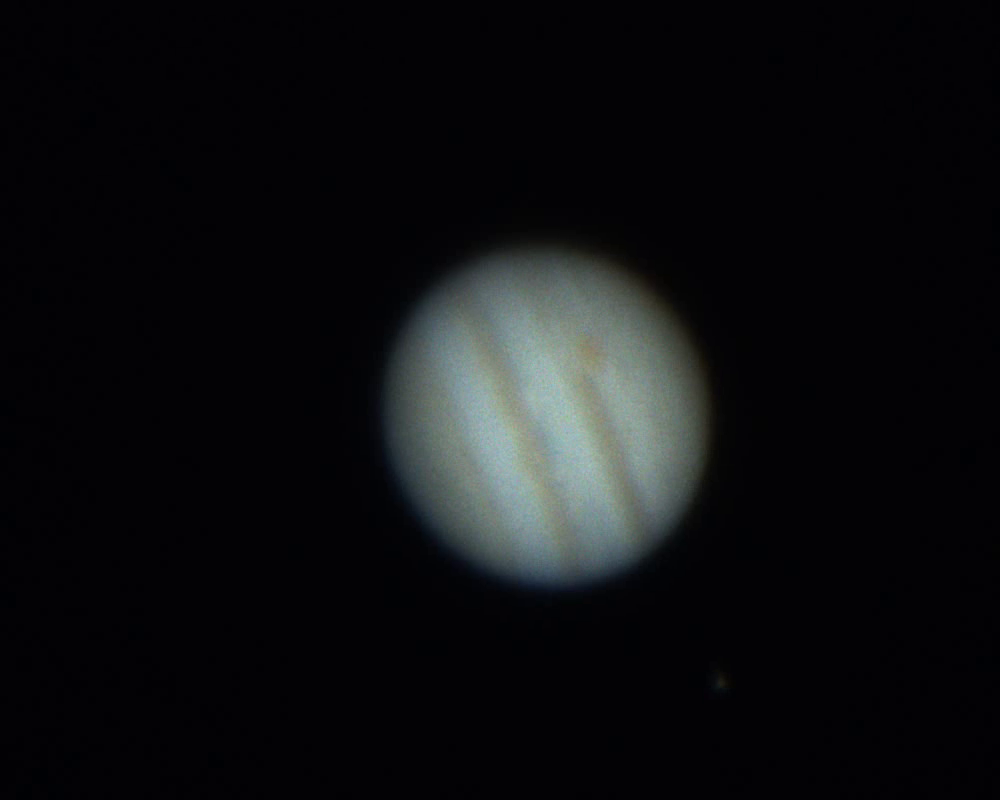
#> input picture frame 50 of test/data/videos/jupiter.mp4, 1000 x 800 px, given in place of 2023-11-30-0112_6-Jupiter.AVI, which was not available
$ python generate_test_video.py
#> lines starting #> are read from the running program, lines starting #| are printed output that depends on the picture
"""
Goal is to generate some small/short files from longer real data

Input: Raw (some cropped) video files

"""

import cv2

VIDEO_FILES = [
    "raw/2023-11-30-0112_6-Jupiter.AVI",
]
VIDEO_LABELS = ["jupiter"]
OFFSETS = [0, 0, 0]
N_FRAMES = 200
OUTPUT_FPS = 30
CODECS = {
    "avi": cv2.VideoWriter_fourcc(*"FFV1"),
    "mp4": cv2.VideoWriter_fourcc(*"mp4v"),
}

for i, path in enumerate(VIDEO_FILES):
    # open video
    try:
        vid_capture = cv2.VideoCapture(path)
        fps = vid_capture.get(5)
        print("Frames per second : ", fps, "FPS")
        frame_count = vid_capture.get(7)
        print("Frame count : ", frame_count)
    except Exception as e:
        print(f"Error reading {path}")
        print(e)

    # initialize video writer object
    output = cv2.VideoWriter(
        "output/" + VIDEO_LABELS[i] + ".avi",
        CODECS["avi"],
        OUTPUT_FPS,
        (1000, 800),
    )

    count = 0
    while vid_capture.isOpened() and count < N_FRAMES:
        is_good, frame = vid_capture.read()
#> frame is the input picture: shape (800, 1000, 3); mean B, G, R 17.1, 14.9, 14.2
        if is_good:
            # crop
            # this should be something configurable
            frame = frame[
                OFFSETS[i] : 800 + OFFSETS[i], 400 + OFFSETS[i] : 1400 + OFFSETS[i]
            ]
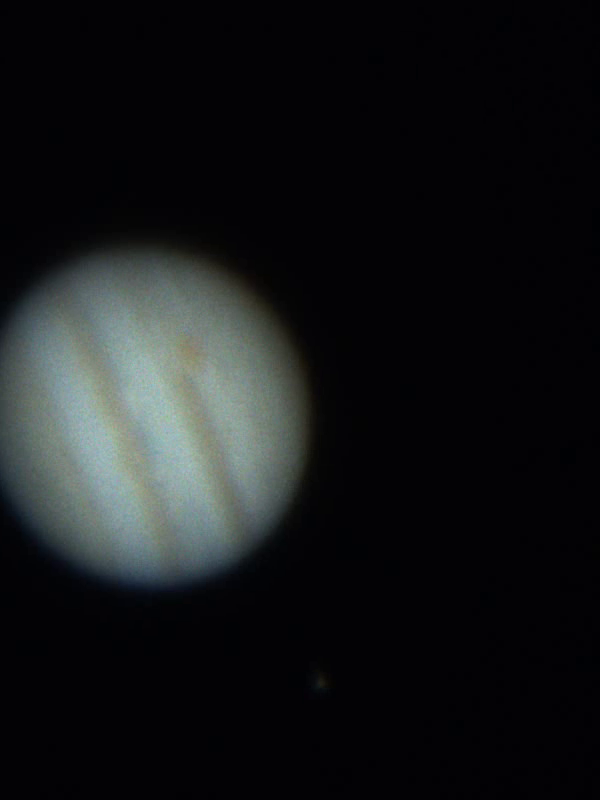
#> frame: shape (800, 600, 3); mean B, G, R 24.9, 23.3, 21.6
            # write the frame to the output file
            output.write(frame)
        else:
            break
        count += 1

    vid_capture.release()
    # Release the video capture object
    output.release()

$ run again, starting later in the video
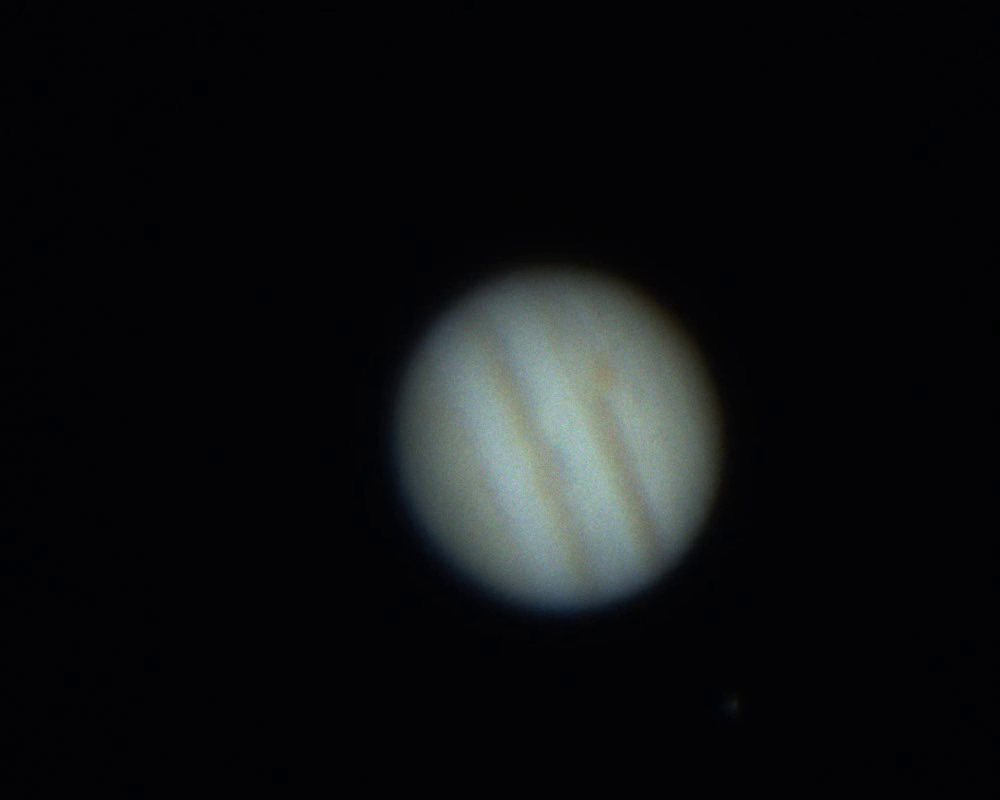
#> input picture frame 225 of test/data/videos/jupiter.mp4, 1000 x 800 px, given in place of 2023-11-30-0112_6-Jupiter.AVI, which was not available
#> frame is the input picture: shape (800, 1000, 3); mean B, G, R 17.1, 14.9, 14.2
#> `frame = frame[ OFFSETS[i] : 800 + OFFSETS[i], 400 + OFFSETS[i] : 1400 ..`:
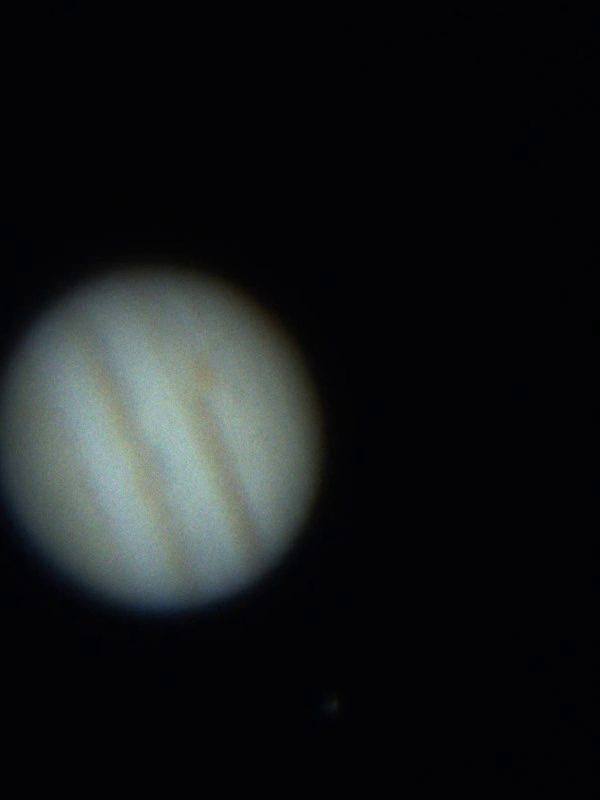
#> frame: shape (800, 600, 3); mean B, G, R 25.1, 23.5, 21.8

$ run again, starting later in the video
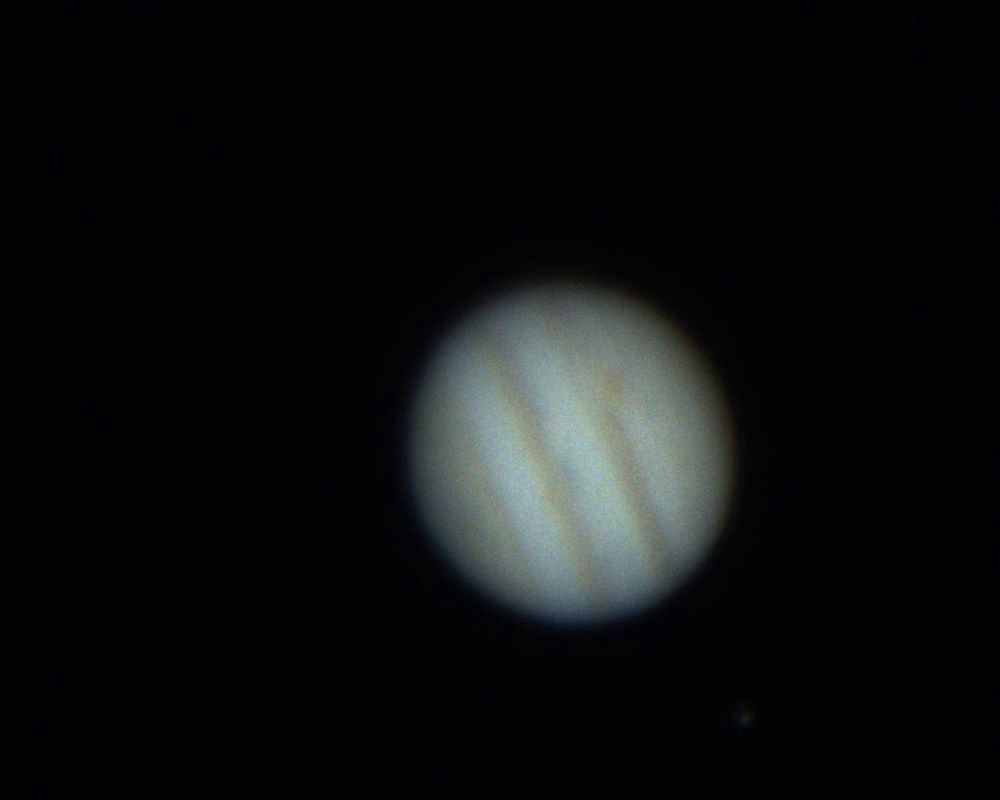
#> input picture frame 400 of test/data/videos/jupiter.mp4, 1000 x 800 px, given in place of 2023-11-30-0112_6-Jupiter.AVI, which was not available
#> frame is the input picture: shape (800, 1000, 3); mean B, G, R 17.1, 14.9, 14.3
#> `frame = frame[ OFFSETS[i] : 800 + OFFSETS[i], 400 + OFFSETS[i] : 1400 ..`:
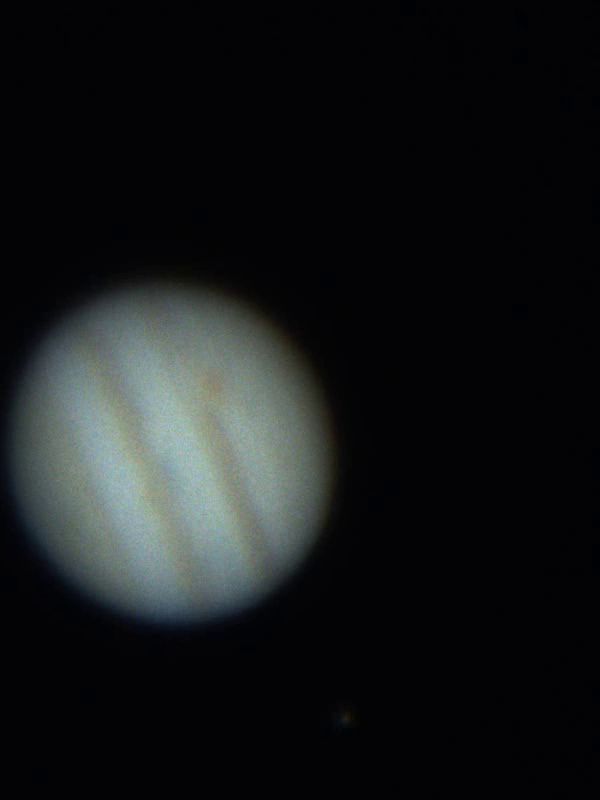
#> frame: shape (800, 600, 3); mean B, G, R 25.2, 23.5, 21.8
